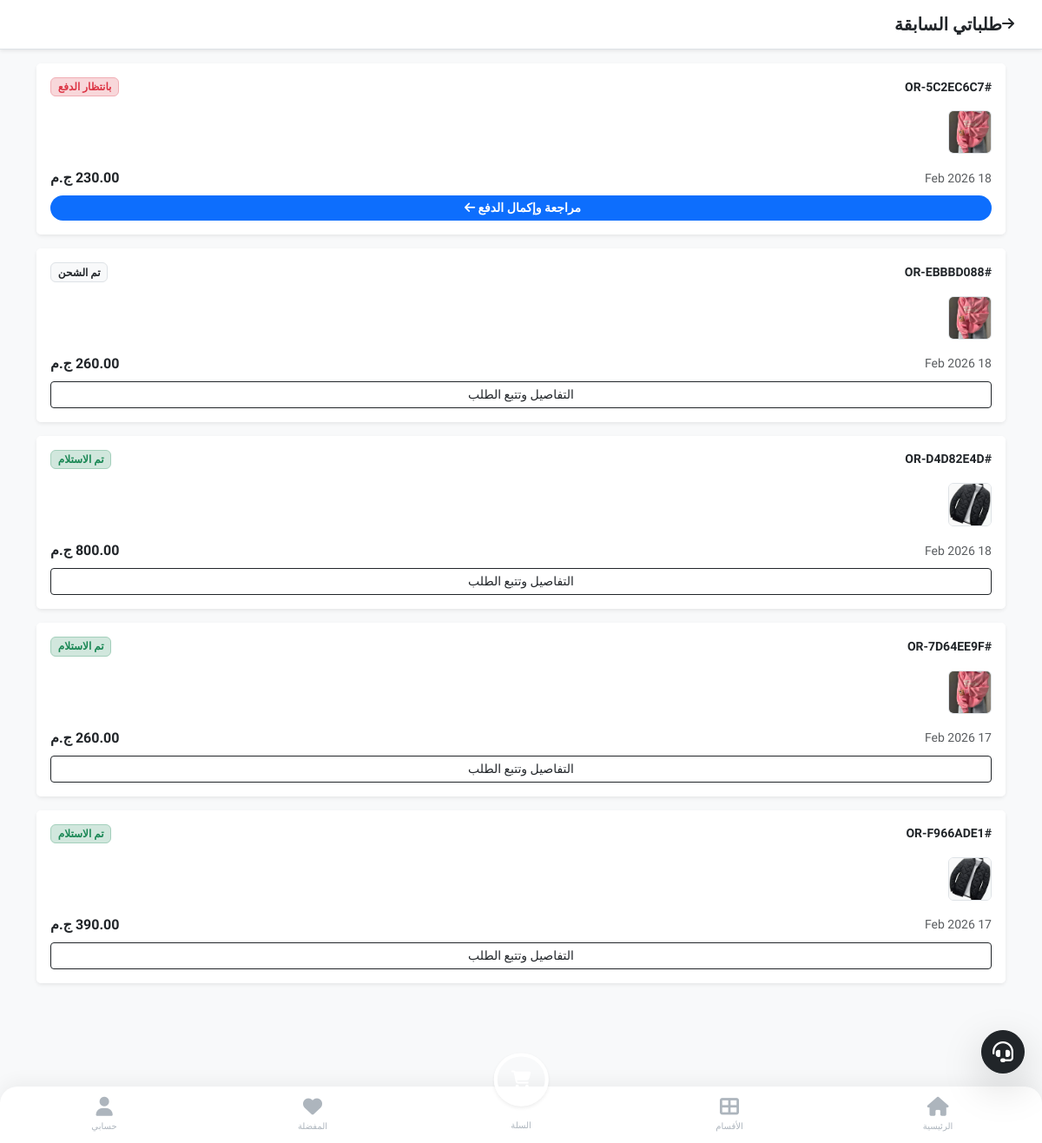
Before: /my-orders/ (signed in) with the older database file.
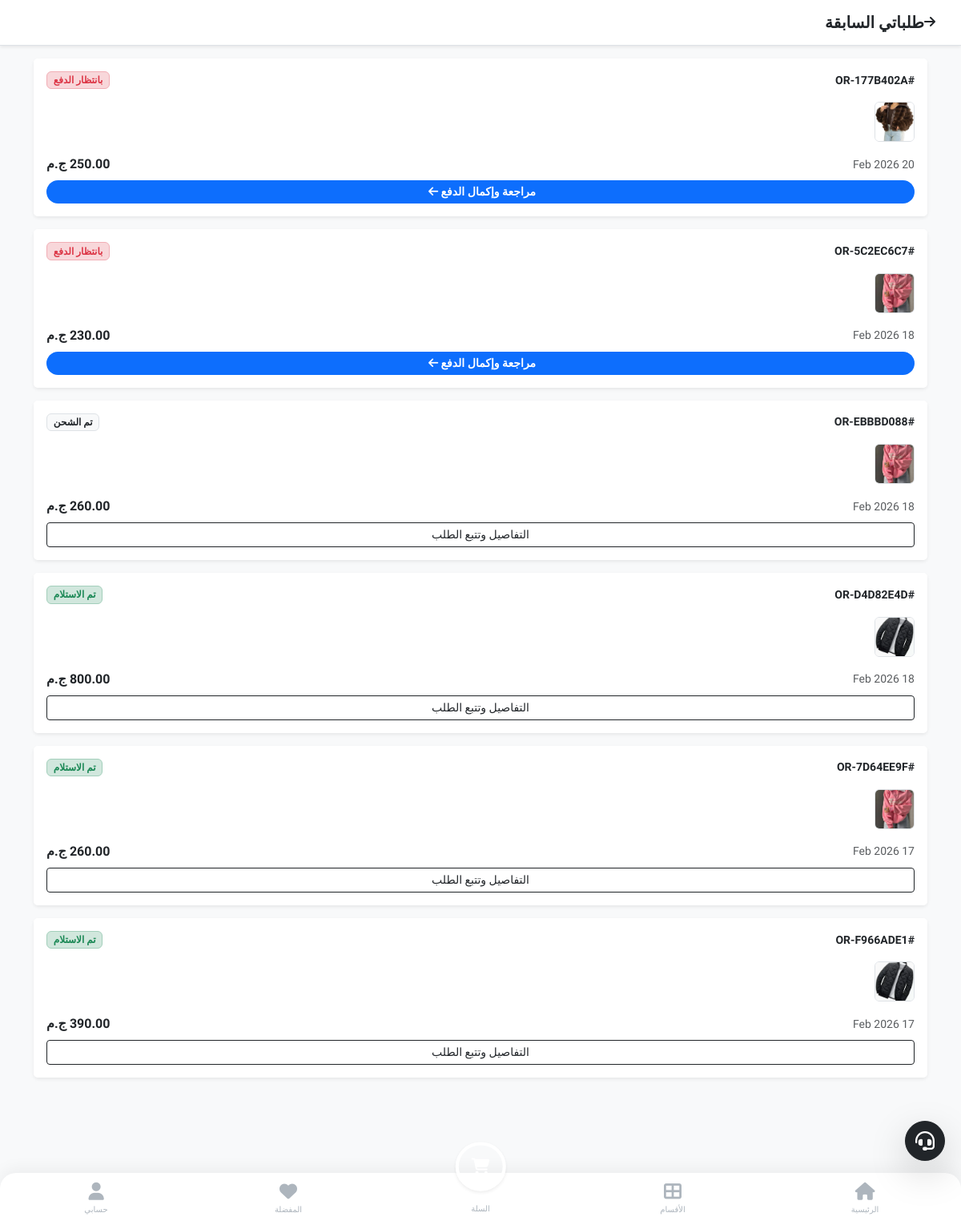
After: the same page with the newer database file.
### store/models.py (models this page shows, shortened)
class Order(models.Model):
    class Status(models.TextChoices):
        CART = "CART",
        WAITING_PAYMENT = "WAITING_PAYMENT", "بانتظار الدفع" # <--- جديد
        PENDING = "PENDING", "قيد الانتظار"
        APPROVED = "APPROVED", "تم التأكيد"
        SHIPPED = "SHIPPED", "تم الشحن"
        DELIVERED = "DELIVERED", "تم التسليم"
        RETURNED = "RETURNED", "مرتجع"
        CANCELLED = "CANCELLED", "ملغي"
    order_id = models.CharField(max_length=20, unique=True, editable=False, verbose_name="رقم الطلب")
    customer = models.ForeignKey(settings.AUTH_USER_MODEL, on_delete=models.PROTECT, related_name='orders', verbose_name="العميل")
    is_confirmed_by_customer = models.BooleanField(null=True, blank=True, verbose_name="تأكيد العميل")
    rejection_reason = models.TextField(blank=True, null=True, verbose_name="سبب الرفض")
    rating = models.PositiveIntegerField(default=0, verbose_name="التقييم (1-5)")
    merchant = models.ForeignKey(MerchantProfile, on_delete=models.PROTECT, null=True, blank=True, related_name='merchant_orders')    # تفاصيل العنوان (يتم حفظها كنص لضمان عدم تغيرها في السجلات التاريخية)
    shipping_address = models.TextField(verbose_name="عنوان الشحن")
    shipping_phone = models.CharField(max_length=15, verbose_name="رقم التواصل")
    total_products_price = models.DecimalField(max_digits=10, decimal_places=2, default=0, verbose_name="إجمالي المنتجات")
    shipping_cost = models.DecimalField(max_digits=10, decimal_places=2, default=0, verbose_name="تكلفة الشحن")
    platform_fees = models.DecimalField(max_digits=10, decimal_places=2, default=0, verbose_name="رسوم المنصة") # 3 EGP + 2.75%
    final_total = models.DecimalField(max_digits=10, decimal_places=2, default=0, verbose_name="الإجمالي النهائي")
    status = models.CharField(max_length=20, choices=Status.choices, default=Status.PENDING, verbose_name="حالة الطلب")
    created_at = models.DateTimeField(auto_now_add=True, verbose_name="تاريخ الطلب")
    governorate = models.ForeignKey(Governorate, on_delete=models.SET_NULL, null=True, blank=True, verbose_name="المحافظة")
    is_first_order = models.BooleanField(default=False, verbose_name="أول طلب (شحن مجاني)")
    class PaymentMethod(models.TextChoices):
        COD = "COD", "الدفع عند الاستلام"
        ONLINE = "ONLINE", "دفع إلكتروني (Paymob)"
    payment_method = models.CharField(max_length=10, choices=PaymentMethod.choices, default=PaymentMethod.COD, verbose_name="طريقة الدفع")

class OrderItem(models.Model):
    order = models.ForeignKey(Order, on_delete=models.CASCADE, related_name='items')
    product_size = models.ForeignKey(ProductSize, on_delete=models.PROTECT, verbose_name="المنتج (المقاس)")
    quantity = models.PositiveIntegerField(default=1, verbose_name="الكمية")
    commission = models.DecimalField(max_digits=10, decimal_places=2, default=0.00, verbose_name="عمولة المنصة")
    price_at_purchase = models.DecimalField(max_digits=10, decimal_places=2, verbose_name="السعر وقت الشراء", blank=True, null=True)
    merchant = models.ForeignKey(MerchantProfile, on_delete=models.PROTECT, verbose_name="التاجر", blank=True, null=True)

class ProductSize(models.Model):
    product = models.ForeignKey(Product, on_delete=models.CASCADE, related_name='variations') # غيرنا الاسم لـ variations ليكون أدق
    size_label = models.CharField(max_length=10, verbose_name="المقاس") # S, M, L
    color_label = models.CharField(max_length=30, verbose_name="اللون", default="Standard") # أحمر، أزرق
    stock_quantity = models.PositiveIntegerField(default=0, verbose_name="الكمية المتاحة")

class Product(models.Model):
    category = models.ForeignKey(Category, on_delete=models.SET_NULL, null=True, blank=True, related_name='products', verbose_name="القسم")
    merchant = models.ForeignKey(MerchantProfile, on_delete=models.CASCADE, related_name='products')
    name = models.CharField(max_length=200, verbose_name="اسم المنتج")
    description = models.TextField(verbose_name="وصف المنتج")
    base_price = models.DecimalField(max_digits=10, decimal_places=2, verbose_name="السعر الأساسي")
    image = models.ImageField(upload_to='products/', verbose_name="صورة المنتج الرئيسية")
    shipping_fee = models.DecimalField(max_digits=10, decimal_places=2, default=0, verbose_name="مصاريف الشحن")
    is_active = models.BooleanField(default=False, verbose_name="مفعل (موافقة المشرف)")
    created_at = models.DateTimeField(auto_now_add=True)
    commission_pct = models.DecimalField(
        max_digits=5, decimal_places=2, default=10.00,
        verbose_name="نسبة عمولة المنصة (%)"
    )

### store/views.py (the view)
# urls.py: path('my-orders/', views.my_orders, name='my_orders'),
@login_required
def my_orders(request):
    orders = Order.objects.filter(customer=request.user).exclude(status=Order.Status.CART).order_by('-created_at')
    return render(request, 'store/my_orders.html', {'orders': orders})

### store/context_processors.py (called while the page is built)
def site_settings(request):
    settings = SiteSetting.objects.first()
    return {'site_settings': settings}

### templates/store/my_orders.html
{% extends 'base.html' %}
{% block content %}
<div class="bg-white p-3 border-bottom shadow-sm d-flex align-items-center mb-3 sticky-top">
    <a href="{% url 'profile' %}" class="text-dark me-3"><i class="fas fa-arrow-right"></i></a>
    <h5 class="m-0 fw-bold">طلباتي السابقة</h5>
</div>
<div class="container pb-5">
    {% for order in orders %}
    <div class="card border-0 shadow-sm mb-3">
        <div class="card-header bg-white border-0 d-flex justify-content-between pt-3 align-items-center">
            <span class="fw-bold small">#{{ order.order_id }}</span>
            {% if order.status == 'WAITING_PAYMENT' %}
                <span class="badge bg-danger-subtle text-danger border border-danger-subtle">بانتظار الدفع</span>
            {% elif order.status == 'DELIVERED' %}
                <span class="badge bg-success-subtle text-success border border-success-subtle">تم الاستلام</span>
            {% else %}
                <span class="badge bg-light text-dark border">{{ order.get_status_display }}</span>
            {% endif %}
        </div>
        <div class="card-body py-2">
            <div class="d-flex overflow-auto mb-3" style="gap: 10px;">
                {% for item in order.items.all %}
                <img src="{{ item.product_size.product.image.url }}" class="rounded border" style="width: 50px; height: 50px; object-fit: cover; flex-shrink: 0;">
                {% endfor %}
            </div>
            <div class="d-flex justify-content-between align-items-center">
                <div class="text-muted small">
                    {{ order.created_at|date:"d M Y" }}
                </div>
                <div class="fw-bold text-dark">{{ order.final_total }} ج.م</div>
            </div>
        </div>
        <div class="card-footer bg-white border-0 pt-0 pb-3">
            {% if order.status == 'WAITING_PAYMENT' %}
                <a href="{% url 'customer_order_detail' order.id %}" class="btn btn-primary-app w-100 btn-sm fw-bold">
                    مراجعة وإكمال الدفع <i class="fas fa-arrow-left ms-1"></i>
                </a>
            {% else %}
                <a href="{% url 'customer_order_detail' order.id %}" class="btn btn-outline-dark w-100 btn-sm">
                    التفاصيل وتتبع الطلب
                </a>
            {% endif %}
        </div>
    </div>
    {% empty %}
    <div class="text-center py-5">
        <i class="fas fa-box-open fa-3x text-muted opacity-25 mb-3"></i>
        <p class="text-muted">لم تقم بأي طلبات بعد.</p>
        <a href="{% url 'home' %}" class="btn btn-primary-app px-4">تسوق الآن</a>
    </div>
    {% endfor %}
</div>
{% endblock %}

Changed rows visible on the page:
added Order: order_id "OR-177B402A", status "بانتظار الدفع", created_at "20 Feb 2026", final_total "250.00"
added OrderItem: product_size.product.image (picture), shown under "OR-177B402A"
